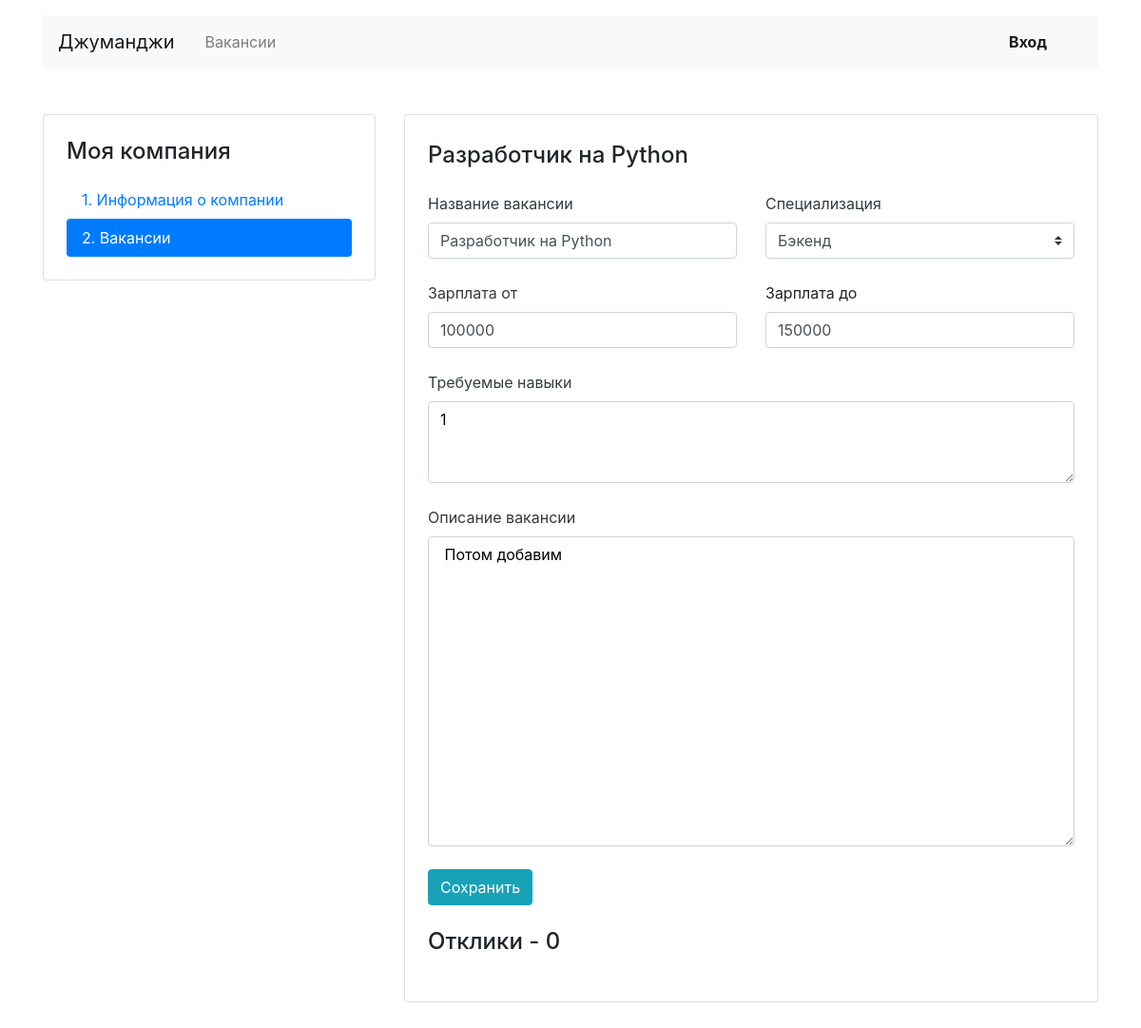
Before: /edit-vacancy/36/ with the older database file.
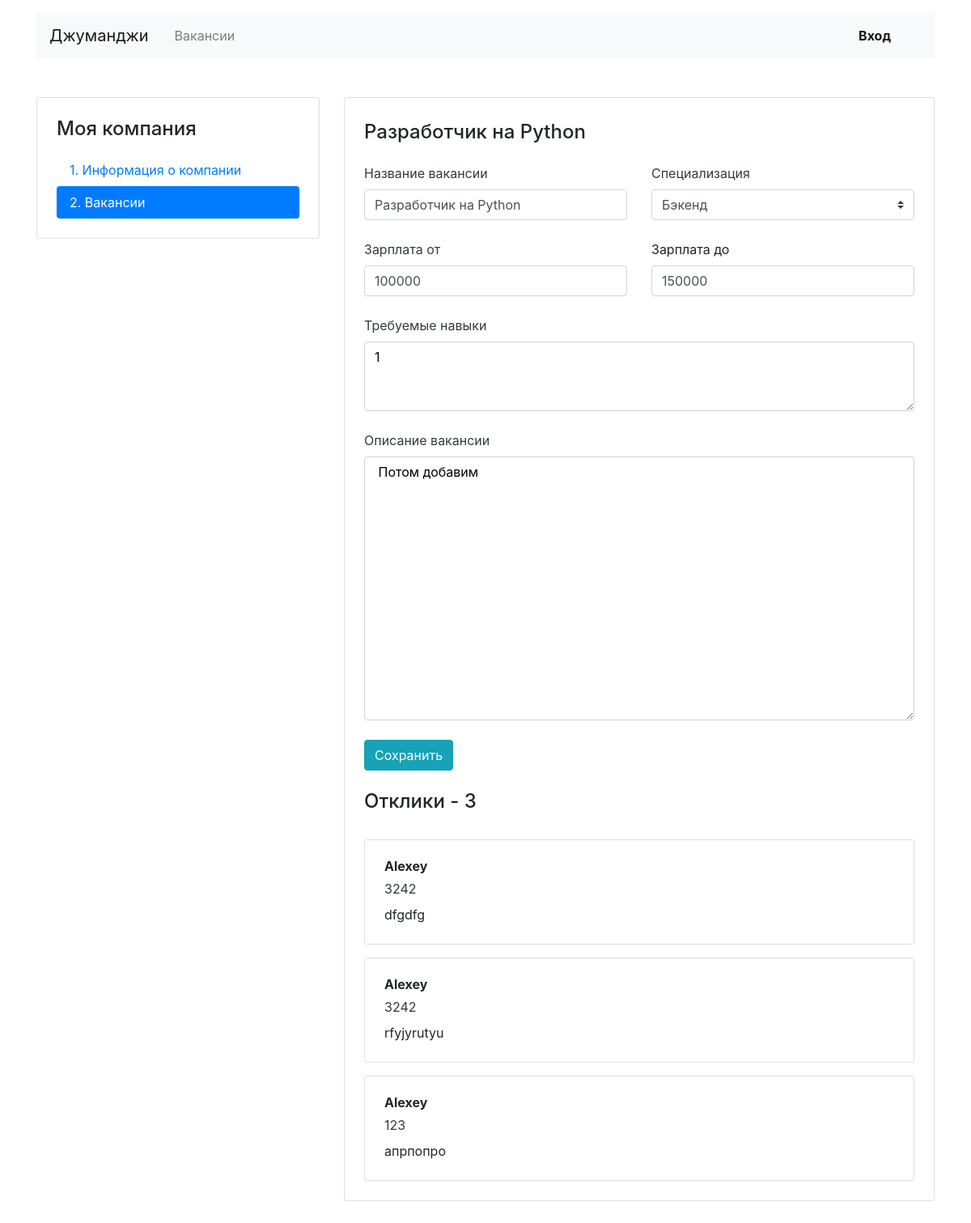
After: the same page with the newer database file.
### jumanji/models.py (models this page shows)
class Application(models.Model):
    written_username = models.CharField(max_length=64)
    written_phone = models.IntegerField()
    written_cover_letter = models.TextField(max_length=1200)
    vacancy = models.ForeignKey(Vacancy, on_delete=models.CASCADE, related_name='applications')
    user = models.ForeignKey(get_user_model(), on_delete=models.CASCADE, related_name='applications')

### jumanji/views.py (the view, shortened to what this page needs)
# urls.py: path('edit-vacancy/<int:vacancy_id>/', OwnCompanyVacancyEdit.as_view(), name='edit-vacancy')
class OwnCompanyVacancyEdit(View):
    def get(self, request, vacancy_id):
        specialities = Specialty.objects.all()
        vacancy = Vacancy.objects.filter(id=vacancy_id).first()
        applications = Application.objects.filter(vacancy_id=vacancy.id)
        amount_applications = len(applications)
        if vacancy is not None:
            return render(request, 'jumanji/vacancy-edit.html', context={'vacancy': vacancy,
                                                                         'applications': applications,
                                                                         'specialities': specialities,
                                                                         'amount_applications': amount_applications})
        else:
            return redirect(reverse('create-vacancy'))

### jumanji/templates/jumanji/vacancy-edit.html (shortened to what the changed rows need)
{% extends 'jumanji/base.html' %}
{% block container %}
  <main class="container mt-3 pb-5">
    <div class="row mt-5">
      <div class="col-12 col-lg-4">
        <aside class="pt-3 pb-4 px-4 mb-5 card">
          <h1 class="h4 pt-2 pb-2">Моя компания</h1>
        </aside>
      </div>
      <div class="col-12 col-lg-8">
        <div class="card">
          <div class="card-body px-4 pb-4 tab-content">
            <section>
              <h2 class="h4 pt-2 pb-3">{{ vacancy.title }}</h2>
              <form enctype="multipart/form-data" method="post">{% csrf_token %}
                <div class="row">
                </div>
                <div class="row">
                </div>
                <div class="form-group pb-2">
                </div>
                <div class="form-group pb-2">
                </div>
                <div class="form-group">
                </div>
              </form>
              <h2 class="h4 pt-2 pb-3">Отклики - {{ amount_applications }}</h2>
                {% for application in applications %}
              <div class="card mt-3">
                <div class="card-body px-4">
                  <p class="mb-1 font-weight-bold">{{ application.written_username }}</p>
                  <p class="mb-2"><a href="tel:+79002842324" class="text-dark">{{ application.written_phone }}</a></p>
                  <p class="mb-1">{{ application.written_cover_letter }}</p>
                </div>
              </div>
                {% endfor %}
            </section>
          </div>
        </div>
      </div>
    </div>
  </main>
{% endblock %}

Changed rows visible on the page:
added Application: written_username "Alexey", written_phone "3242", written_cover_letter "dfgdfg"
added Application: written_username "Alexey", written_phone "3242", written_cover_letter "rfyjyrutyu"
added Application: written_username "Alexey", written_phone "123", written_cover_letter "апрпопро"
Other visible differences:
{{ amount_applications }}: "0" → "3"
